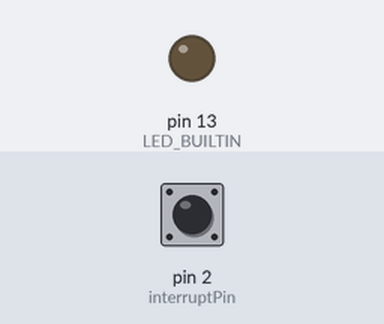
Recording of a sketch running on a simulated Arduino Uno, built with avr-gcc and run on an emulated ATmega328P. Parts: output pins drawn as LEDs (lit = HIGH). Inputs (shaded band) come from the test bench; at power-on: pin 2 (interruptPin) LOW.

Above: at 1.2 s.
1.3 s: pin 2 (interruptPin) pulled HIGH for 0.15 s
At 1.37 s:
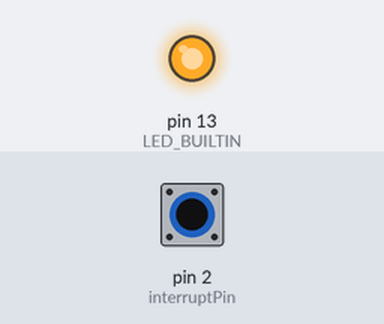
2.9 s: pin 2 (interruptPin) pulled HIGH for 3.2 s
At 6.5 s:
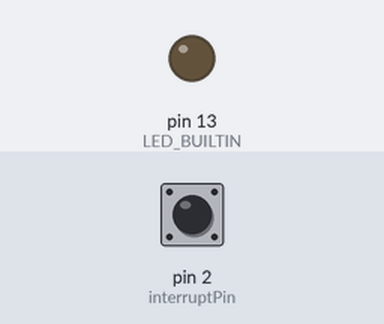
Timing chart, 0 to 8.0 s (numbered marks = the images above; inputs shaded):
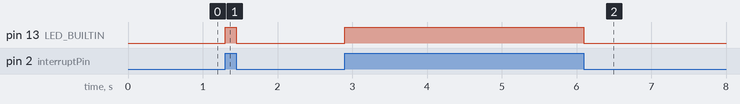

Measured:
- after the input at 1.3 s, pin 13 (LED_BUILTIN): LOW → HIGH at once, → LOW 0.15 s later
- after the input at 2.9 s, pin 13 (LED_BUILTIN): LOW → HIGH at once, → LOW 3.2 s later

The sketch:

sketch_5_button_interrupt.ino
```cpp
/*
 * Detect Button Press with Interrupt
 * 2019 Ben Tyler
*/

/* 1 */
const int interruptPin = 2;
int ledState = LOW;        	// the current state of the output pin

/* 2 */
void setup() {
  pinMode(LED_BUILTIN, OUTPUT);
  pinMode(interruptPin, INPUT);
  attachInterrupt(digitalPinToInterrupt(interruptPin), handler, HIGH);
}

/* 3 */
loop() {
  digitalWrite(LED_BUILTIN, ledState);
}

/* 4 */
void handler() {
  ledState = !ledState;
} /* end */
```
